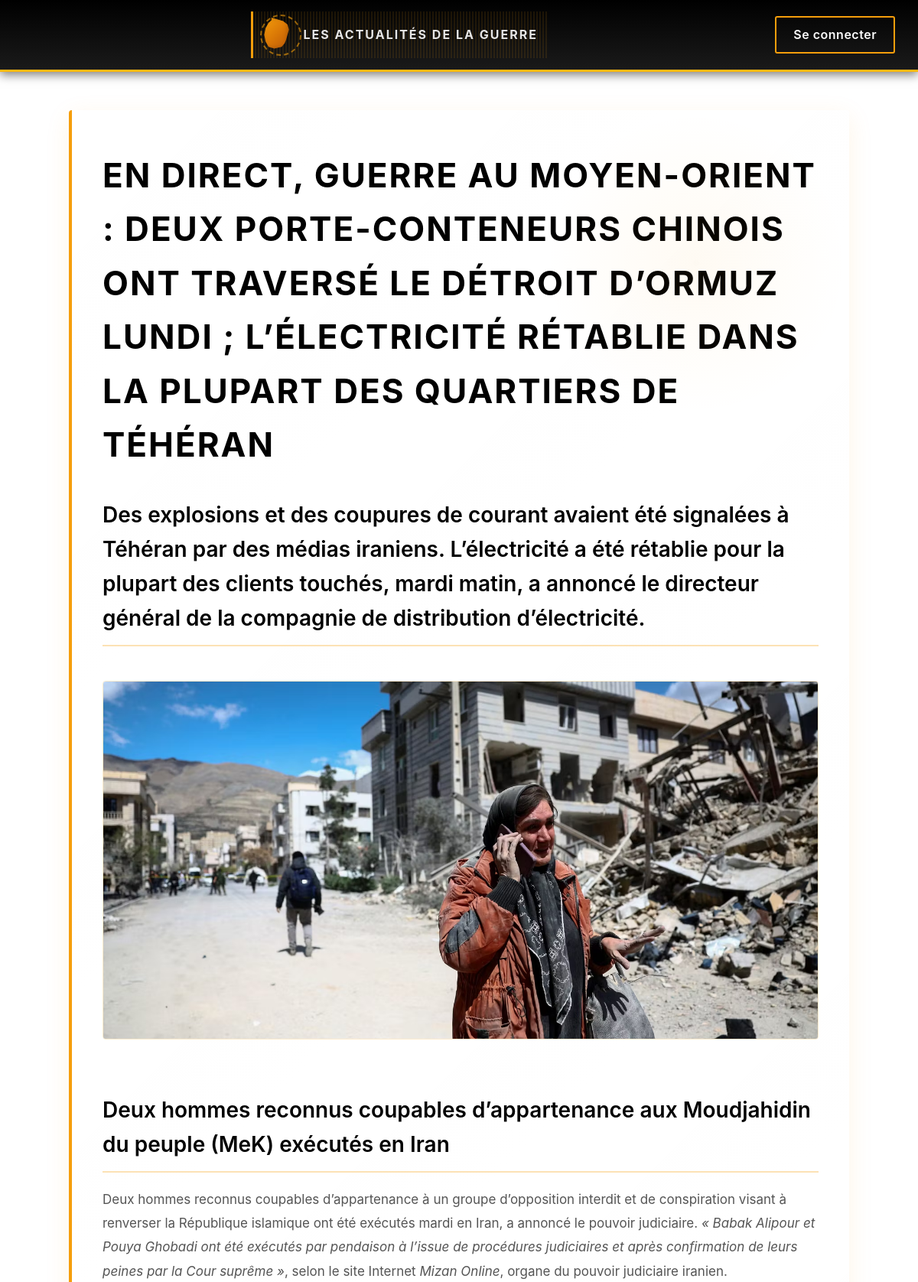
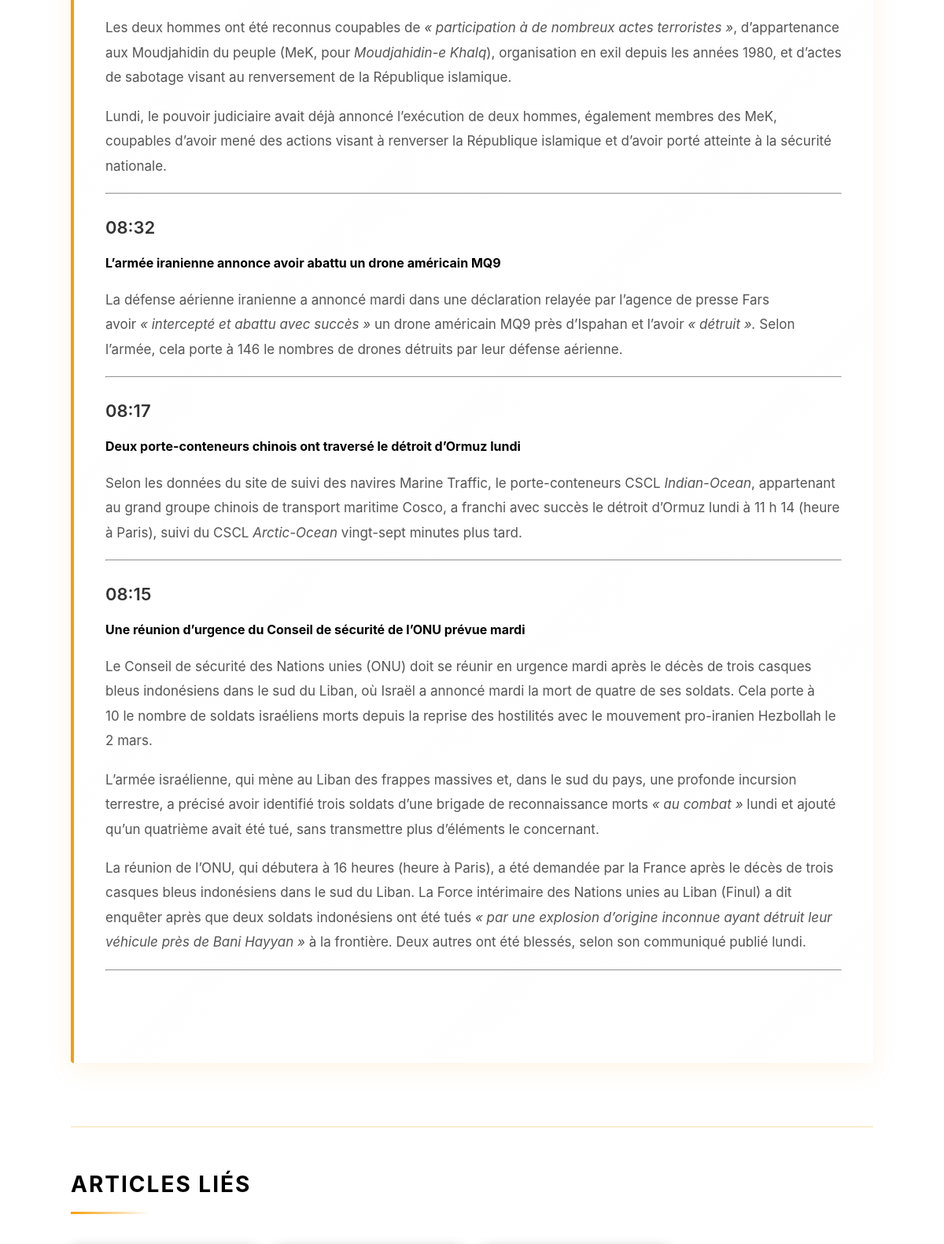
The app's page /frontoffice/article/article.php?id=1 (upper part) with its own data (2 pictures, top to bottom).
### tables this page shows
CREATE TABLE IF NOT EXISTS articles (
    id INT AUTO_INCREMENT PRIMARY KEY,
    titre VARCHAR(255),
    html TEXT
);

### backoffice/dao/ArticleDAO.php (called while the page is built, shortened)
<?php
require_once __DIR__ . '/../models/Article.php';
class ArticleDAO
{
    protected $pdo;
    public function __construct($pdo = null)
    {
        $this->pdo = $pdo ?: getPDO();
    }
    public function findById($id)
    {
        try {
            $stmt = $this->pdo->prepare('SELECT * FROM articles WHERE id = :id');
            $stmt->execute([':id' => $id]);
            $row = $stmt->fetch();
            return $row ? Article::fromArray($row) : null;
        } catch (PDOException $e) {
            throw new RuntimeException('Failed to fetch article: ' . $e->getMessage());
        }
    }
}

### backoffice/models/Article.php (called while the page is built, shortened)
<?php
class Article
{
    public static function fromArray($row)
    {
        $a = new self();
        $a->id = isset($row['id']) ? (int)$row['id'] : null;
        $a->titre = isset($row['titre']) ? $row['titre'] : null;
        $a->html = isset($row['html']) ? $row['html'] : null;
        $a->date_publication = isset($row['date_publication']) ? $row['date_publication'] : null;
        $a->auteur = isset($row['auteur']) ? (int)$row['auteur'] : null;
        return $a;
    }
}

### frontoffice/article/article.php (the view, shortened to what this page needs)
<?php
require_once __DIR__ . '/../../backoffice/dao/ArticleDAO.php';
$article = [];
try {
    $pdo = getPDO();
    $articleDao = new ArticleDAO($pdo);
    $article = $articleDao->findById($_GET['id'] ?? 0);
} catch (Exception $e) {
    throw new RuntimeException('Erreur de connexion à la base de données : ' . $e->getMessage(), 0, $e);
}
?>
<!DOCTYPE html>
<html lang="en">
<head>
    <link rel="stylesheet" href="/css/article.css">
    <link rel="stylesheet" href="/css/header.css">
    <link rel="stylesheet" href="/css/footer.css">
</head>
<body>
    <?php include __DIR__ . '/../../component/header.php'; ?>
    <main class="article-main">
        <article class="article-content">
            <div class="article-body">
                <?= $article->html ?? '' ?>
            </div>
        </article>
        <section class="related-articles">
            <div class="section-header">
                <h2>Articles Liés</h2>
                <div class="header-line"></div>
            </div>
        </section>
    </main>
</body>
</html>

### css/article.css (style rules this page uses)
* { margin: 0; padding: 0; box-sizing: border-box; }
body { background: #ffffff; color: #000000; font-family: -apple-system, BlinkMacSystemFont, 'Segoe UI', Roboto, sans-serif; line-height: 1.6; }
.article-main { max-width: 1100px; margin: 0 auto; padding: 50px 40px; }
.article-content { margin-bottom: 80px; }
.article-body { background: linear-gradient(135deg, rgba(255, 255, 255, 0.95), rgba(255, 255, 255, 0.99)); padding: 50px 40px; border-left: 4px solid #F59E0B; border-radius: 4px; position: relative; backdrop-filter: blur(10px); box-shadow: 0 8px 32px rgba(245, 158, 11, 0.1); }
.article-body::before { content: ''; position: absolute; top: 0; right: 0; width: 400px; height: 400px; background: radial-gradient(circle, rgba(245, 158, 11, 0.05) 0%, transparent 70%); pointer-events: none; border-radius: 50%; }
.article-body { position: relative; z-index: 1; }
.article-body h1 { font-size: 44px; margin-bottom: 25px; font-weight: 700; text-transform: uppercase; letter-spacing: 2px; color: #000; }
.article-body h2 { font-size: 28px; margin: 35px 0 20px; font-weight: 600; color: #000; border-bottom: 2px solid rgba(245, 158, 11, 0.3); padding-bottom: 12px; }
.article-body h3 { font-size: 22px; margin: 25px 0 15px; font-weight: 600; color: #333; }
.article-body p { margin: 18px 0; color: #555; font-size: 17px; line-height: 1.85; }
.article-body img { max-width: 100%; height: auto; margin: 25px 0; border-radius: 4px; border: 1px solid rgba(245, 158, 11, 0.2); transition: all 0.3s ease; }
.related-articles { margin-top: 80px; padding-top: 50px; border-top: 2px solid rgba(245, 158, 11, 0.2); }
.section-header { margin-bottom: 40px; position: relative; }
.section-header h2 { font-size: 28px; font-weight: 700; text-transform: uppercase; letter-spacing: 2px; color: #000; margin-bottom: 15px; display: inline-block; }
.header-line { position: absolute; bottom: 0; left: 0; width: 100px; height: 3px; background: linear-gradient(90deg, #F59E0B 0%, transparent 100%); animation: expandLine 0.8s ease-out; }

### records on screen
articles: html "EN DIRECT, GUERRE AU MOYEN-ORIENT : DEUX PORTE-CONTENEURS CHINOIS ONT TRAVERSÉ LE DÉTROIT D’ORMUZ LUNDI ; L’ÉLECTRICITÉ RÉTABLIE DANS LA PLUPART DES QUARTIERS DE TÉHÉRAN Des explosions et des coupures de courant avaient été signalées à Téhéran par des médias iraniens. L’électricité a été rétablie pour la plupart des clients touchés, mardi matin, a annoncé le directeur général de la compagnie de distribution d’électricité. Deux hommes reconnus coupables d’appartenance aux Moudjahidin du peuple (MeK) exécutés en Iran Deux hommes reconnus coupables d’appartenance à un groupe d’opposition interdit et de conspiration visant à renverser la République islamique ont été exécutés mardi en Iran, a…", html (picture)
